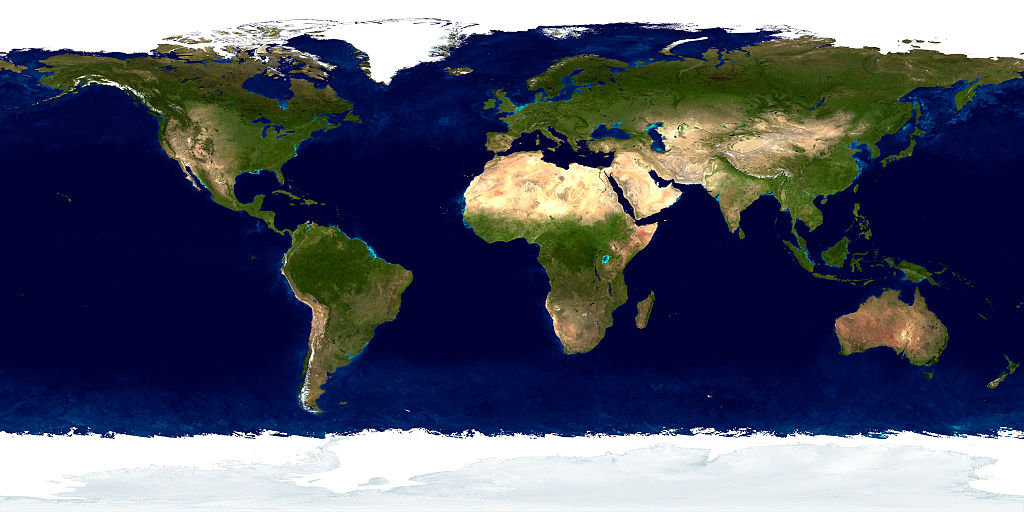
#> input picture matlab/1024px-Land_ocean_ice_2048.jpg, 1024 x 512 px
$ python ex4ODE.py   (Python 2 division)
#> lines starting #> are read from the running program, lines starting #| are printed output that depends on the picture
###############################################################################
#                     I M P O R T    L I B R A R I E S
###############################################################################
import PIL # Python Imaging Library
import numpy as np
import sympy as sp
import matplotlib as mpl
import matplotlib.pyplot as plt
from mpl_toolkits.basemap import Basemap
from sympy.utilities.lambdify import lambdify
from scipy.integrate import ode
from mpl_toolkits.mplot3d import axes3d as p3

###############################################################################
#                     S E T U P    L I B R A R I E S
###############################################################################
np.set_printoptions(precision=15)
mpl.rcParams['figure.figsize'] = (8.0, 6.0)

###############################################################################
#                       M A I N     F U N C T I O N:
###############################################################################
def main() :
  # Instantiate symbolic variables
  mu, r, x, y, z = sp.symbols('mu r x y z')

  # Define gravity potential function and take partials
  U_str = "mu / r"
  U = sp.sympify(U_str)
  U = U.subs(r, sp.sqrt(x**2 + y**2 + z**2))
  dUdx = sp.diff(U, x)
  dUdy = sp.diff(U, y)
  dUdz = sp.diff(U, z)

  # Print EOMs to the console
  print(sp.simplify(dUdx.subs(sp.sqrt(x**2 + y**2 + z**2), r)))
  print(sp.simplify(dUdy.subs(sp.sqrt(x**2 + y**2 + z**2), r)))
  print(sp.simplify(dUdz.subs(sp.sqrt(x**2 + y**2 + z**2), r)))

  # Set constants
  mu = 398600.4415
  R_earth = 6378.145

  # Substitue constants into partial expressions
  dUdx = dUdx.subs([('mu', mu)])
  dUdy = dUdy.subs([('mu', mu)])
  dUdz = dUdz.subs([('mu', mu)])

  # Transform symbolic expressions into numeric expressions
  # (to use in the integrator)
  dUdx_func = lambdify((x, y, z), dUdx)
  dUdy_func = lambdify((x, y, z), dUdy)
  dUdz_func = lambdify((x, y, z), dUdz)

  # Set initial values and integration time parameters
  r_vec_0 = [-2436.45, -2436.45, 6891.037]  #  km
  v_vec_0 = [5.088611, -5.088611, 0.0]      #  km/s
  t_0 = 0.0
  t_f = 0.5*86400.0
  dt = 20.0

  # Equations of motion, output is velocity and acceleration
  def orbitEOM(t, rv_vecs):
      r_vec, v_vec = rv_vecs.reshape(2, 3)
      a_vec = np.zeros(3)
      a_vec[0] = dUdx_func(*r_vec)
      a_vec[1] = dUdy_func(*r_vec)
      a_vec[2] = dUdz_func(*r_vec)
      deriv_vec = np.array([v_vec, a_vec])
      return deriv_vec.flatten()

  # Define initial condition state for running the integrator
  y_0 = np.array([r_vec_0, v_vec_0]).flatten()

  # Define integrator, set tolerances and the initial state
  rv = ode(orbitEOM)
  rv.set_integrator('dopri5', rtol=3e-14, atol=1e-16)
  rv.set_initial_value(y_0, t_0)

  # Define output array
  output = []
  output.append(np.insert(y_0, 0, t_0))

  # Run the integrator and populate output array with positions and velocities
  while rv.successful() and rv.t < t_f:
	  rv.integrate(rv.t + dt)
	  output.append(np.insert(rv.y, 0, rv.t))

  output = np.array(output)

  # Sanity check to see final values for position and velocity
  print(output[-1])
  times = output[:,0]
  positions = output[:,[1, 2, 3]]
  velocities = output[:,[4, 5, 6]]

  # Find initial position and velocity magnitudes for initial specific
  # energy calcs
  r_0 = np.linalg.norm(r_vec_0)
  v_0 = np.linalg.norm(v_vec_0)
  E_0 = ((v_0**2) / 2) - (mu / r_0)

  # Find all position and velocity magnitudes for specific energy calcs
  r = np.linalg.norm(positions, axis=1)
  v = np.linalg.norm(velocities, axis=1)
  E_t = ((v**2) / 2) - (mu / r)

  plt.figure(1)
  plt.plot(times/3600.0, positions)
  plt.title('Satellite Position', fontsize=16)
  plt.xlabel('Time [hrs]', fontsize=16)
  plt.ylabel('x [km]', fontsize=16)

  ############################################################################
  # Plotting an orbiting satellite around Earth
  ############################################################################
  # Coefficients in a0/c x**2 + a1/c y**2 + a2/c z**2 = 1
  coefs = (1, 1, 1)

  # Radii corresponding to the coefficients:
  rx, ry, rz = [R_earth/np.sqrt(coef) for coef in coefs]


  ############################################################################
  #
  # plot_sphere()
  #
  # Plot a rotatable 3D sphere representing the earth
  # image_path: string of the path to an equirectuagular image of the earth
  #
  ############################################################################
  def plot_sphere():
    print "Plotting Sphere..."

    # Set of all spherical angles:
    u = np.linspace(0, 2 * np.pi, 100)
    v = np.linspace(0, np.pi, 100)

    # Cartesian coordinates that correspond to the spherical angles:
    # (this is the equation of an ellipsoid):
    x = rx * np.outer(np.cos(u), np.sin(v))
    y = ry * np.outer(np.sin(u), np.sin(v))
    z = rz * np.outer(np.ones_like(u), np.cos(v))

    # Plot
    fig = plt.figure(2)
    ax = p3.Axes3D(fig)
    ax.plot_surface(x, y, z, rstride=4, cstride=4, color='white')
    ax.plot(positions[:,0],positions[:,1],positions[:,2])

  #############################################################################
  #
  # plot_earth()
  #
  # Plot a rotatable 3D sphere with an image of the earth projected onto its
  # surface
  #
  # params:
  #   image_path: string of the path to an equirectuagular image of the earth
  #
  # reference:
  # http://stackoverflow.com/questions/30269099/creating-a-rotatable-3d-earth?lq=1
  ###############################################################################
  def plot_earth(image_path):
#> called with image_path = 'matlab/1024px-Land_ocean_ice_2048.jpg'
    print "Plotting Spherical Earth..."

    # Import image
    bm = PIL.Image.open(image_path)
#> bm is the input picture: PIL image 1024x512 RGB; mean R, G, B 81.4, 85.8, 104

    # scale image, divide by 256 for matplotplib RGB values
    scaling_factor = 1
    bm = np.array(bm.resize([d/scaling_factor for d in bm.size]))/256.
#> bm: shape (512, 1024, 3) float64

    # Set of all spherical angles:
    # TODO - don't know if this is entirely accurate, but probably close
    u = np.linspace(-np.pi, np.pi, bm.shape[1])
#> u = 1024 values from -3.14 to 3.14
    v = np.linspace(-np.pi/2, np.pi/2, bm.shape[0])[::-1]

    # Cartesian coordinates that correspond to the spherical angles:
    # (this is the equation of an ellipsoid):
    x = rx * np.outer(np.cos(u), np.cos(v)).T
    y = ry * np.outer(np.sin(u), np.cos(v)).T
    z = rz * np.outer(np.ones(np.size(u)), np.sin(v)).T

    # Plot
    fig = plt.figure(3)
    ax = p3.Axes3D(fig)
    ax.plot_surface(x, y, z, rstride=4, cstride=4, facecolors = bm)
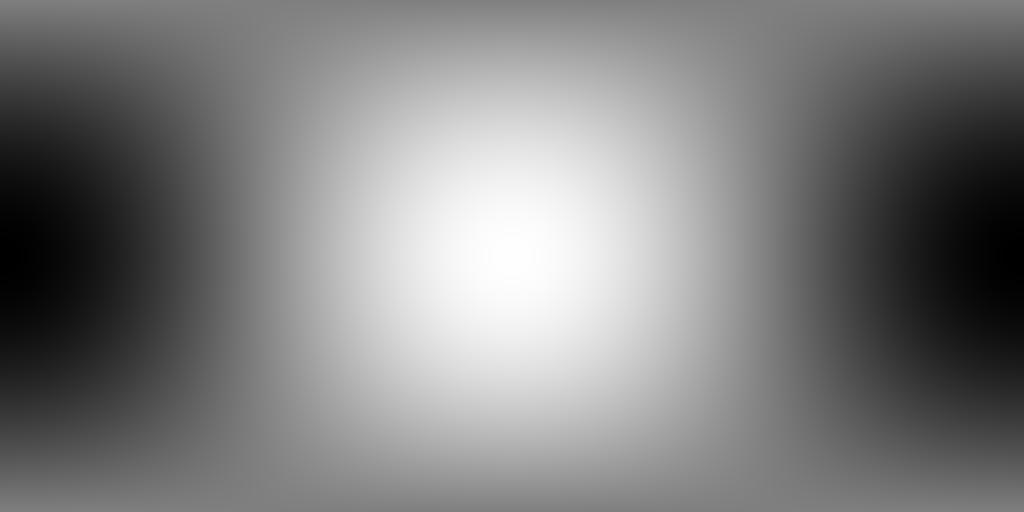
#> x: shape (512, 1024) float64; min -6378.1, max 6378.1, mean -4; drawn with min black and max white
    ax.plot(positions[:,0],positions[:,1],positions[:,2])


  plot_sphere()
  plot_earth('matlab/1024px-Land_ocean_ice_2048.jpg')
  plt.show()
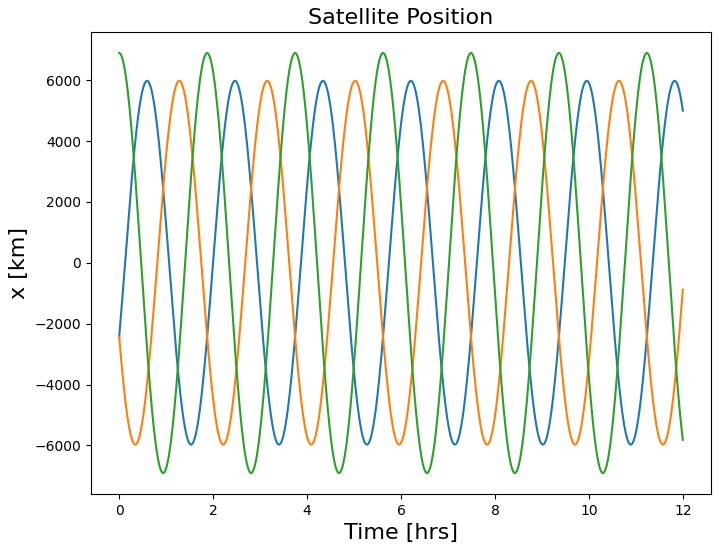
#> figure drawn by matplotlib, 1 panel; curve peaks at x = 11.83, y = 5976.3; curve peaks at x = 1.28, y = 5976.2; curve peaks at x = 0, y = 6891
  print "Done\r\n"

  return

if __name__ == "__main__":
  main()
